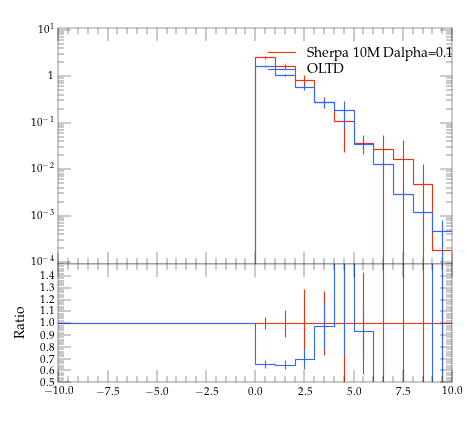

Reproduce this figure in Python.
#! /usr/bin/env python

# This Python script was auto-generated using YODA v2.0.0.
# Analysis object: /evtb/inc_tg_deta
# Timestamp: 12-04-2024 (11:12:09)

import matplotlib as mpl
import matplotlib.pyplot as plt
mpl.use('Agg') # comment out for interactive use
import os
import numpy as np

plotDir = os.path.split(os.path.realpath(__file__))[0]
if 'YODA_USER_PLOT_PATH' in globals():
    plot_outdir = globals()['YODA_USER_PLOT_PATH']
else:
    plot_outdir = plotDir

#plot style
plt.style.use(os.path.join(plotDir, '../default.mplstyle'))
# plot metadata
figW, figH = plt.rcParams['figure.figsize']
ax_xLabel = r''
ax_yLabel = r''
ax_title  = r''
ax_xScale = 'linear'
ax_yScale = 'log'
xLims = (-10.0, 10.0)
yLims = (9e-05, 11.0)

# TeX-friendly labels for the legend
labels = [ r"Sherpa 10M Dalpha=0.1", r"OLTD" ]

# Create figure and axis objects
fig, (ax, ratio0_ax) = plt.subplots(2, 1, sharex=True,
                  figsize=(figW,figH), gridspec_kw={'height_ratios': (2, 1)})
ratio0_ax.yaxis.set_major_locator(mpl.ticker.MultipleLocator(0.1))
ratio0_ax.set_ylim(0.5, 1.4999)
ratio0_ax.set_ylabel('Ratio')

# LineColor map: curve index -> color
linecolors = {0: '#EE3311', 1: '#3366FF'}
# the numerical data is stored in a separate file
dataf = dict()
prefix = os.path.split(__file__)[0]
if prefix:    prefix = prefix + '/'
exec(open(prefix+'inc_tg_deta__data.py').read(), dataf)


legend_handles = [] # keep track of handles for the legend

# style options for curves
# starts at zorder>=5 to draw curve on top of legend
styles = {
  'curve0': {
    'color' : linecolors[0],
    'linestyle' : '-',
    'marker' : 'o',
    'zorder' : 5,
    'histstyle' : True,
  },
  'curve1': {
    'color' : linecolors[1],
    'linestyle' : '-',
    'marker' : 'o',
    'zorder' : 6,
    'histstyle' : True,
  },
}
# curve from input yoda files in main panel
for label in dataf['yvals'].keys():
    if all(np.isnan(v) for v in dataf['yvals'][label]):
        continue
    tmp = None
    if styles[label]['histstyle']: # draw as histogram
        tmp, = ax.plot(dataf['xedges'], dataf['yedges'][label],
                       color=styles[label]['color'],
                       linestyle=styles[label]['linestyle'],
                       drawstyle='steps-pre', solid_joinstyle='miter',
                       zorder=styles[label]['zorder'], label=label)
        ax.errorbar(dataf['xpoints'], dataf['yvals'][label], color=styles[label]['color'],
                    xerr=dataf['xerrs'], yerr=[dataf['ydowns'][label], dataf['yups'][label]],
                    linestyle='none', zorder=styles[label]['zorder'])
    else: # draw as scatter
        tmp = ax.errorbar(dataf['xpoints'], dataf['yvals'][label],
                          xerr=dataf['xerrs'],
                          yerr=[ dataf['ydowns'][label],
                          dataf['yups'][label] ],
                          fmt=styles[label]['marker'],
                          ecolor=styles[label]['color'],
                          color=styles[label]['color'], zorder=2)
        tmp[-1][0].set_linestyle(styles[label]['linestyle'])
    legend_handles += [tmp]
    for varLabel in dataf['variation_yvals'].keys():
        if varLabel.startswith(label):
            tmp, = ax.plot(dataf['xedges'], dataf['variation_yvals'][varLabel],
                           color=styles[label]['color'],
                           linestyle=styles[label]['linestyle'],
                           drawstyle='steps-pre', solid_joinstyle='miter',
                           zorder=styles[label]['zorder'], alpha=0.5)


# plots on ratio panel
# curve from input yoda files in ratio panel
for label, yvals in dataf['ratio0_yvals'].items():
    if all(np.isnan(v) for v in yvals):
        continue
    if styles[label]['histstyle']: # plot as histogram
        ratio0_ax.plot(dataf['xedges'], yvals,
                       color=styles[label]['color'],
                       linestyle=styles[label]['linestyle'],
                       drawstyle='steps-pre', zorder=1,
                       solid_joinstyle='miter')
        ratio0_ax.vlines(dataf['xpoints'],
                         dataf['ratio0_ymin'][label],
                         dataf['ratio0_ymax'][label],
                         color=styles[label]['color'], zorder=1)
    else: # plot as scatter
        tmp = ratio0_ax.errorbar(dataf['xpoints'],
                                 yvals, xerr=dataf['xerrs'],
                                 yerr=dataf['ratio0_yerrs'][label],
                                 fmt=styles[label]['marker'],
                                 ecolor=styles[label]['color'],
                                 color=styles[label]['color'])
        tmp[-1][0].set_linestyle(styles[label]['linestyle'])

    for varlabel in dataf['ratio0_variation_vals'].keys():
        if varlabel.startswith(label):
            ratio0_ax.plot(dataf['xedges'],
                            dataf['ratio0_variation_vals'][varlabel],
                            color=styles[label]['color'],
                            linestyle=styles[label]['linestyle'],
                            drawstyle='steps-pre', solid_joinstyle='miter',
                            zorder=1, alpha=0.5)

legend_pos = (0.5, 0.97)
ax.legend(legend_handles, labels, loc='upper left', bbox_to_anchor=legend_pos)

# set plot metadata as defined above
ratio0_ax.set_xlabel(ax_xLabel)
ratio0_ax.xaxis.set_label_coords(1., -.15)
ax.set_ylabel(ax_yLabel, loc='top')
ax.set_title(ax_title, loc='left')
ax.set_xscale(ax_xScale)
ax.set_yscale(ax_yScale)
ax.set_xlim(xLims)
ax.set_ylim(yLims)

# tick formatting
plt.rcParams['xtick.top'] = True
plt.rcParams['ytick.right'] = True
ax.yaxis.set_major_locator(mpl.ticker.LogLocator(base=10.0, numticks=np.inf))
ax.yaxis.set_minor_locator(mpl.ticker.LogLocator(
                           base=10.0, subs=np.arange(0.1, 1, 0.1), numticks=np.inf))
fig.align_ylabels((ax, ratio0_ax))
plt.savefig(os.path.join(plot_outdir, 'inc_tg_deta.pdf'), format='PDF')
plt.savefig(os.path.join(plot_outdir, 'inc_tg_deta.png'), format='PNG')

plt.close(fig)
